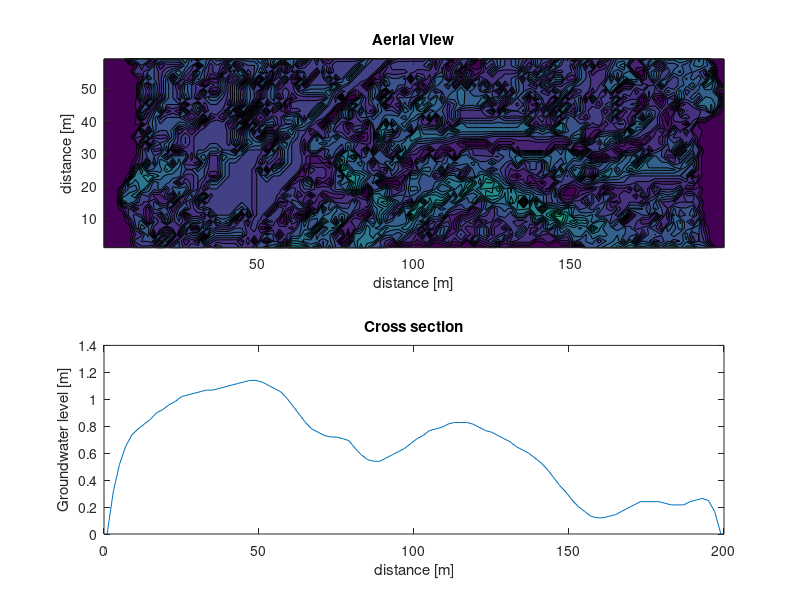

The MATLAB source for this figure:
%Groundwater flow
% Based on Hooghoudt-situation
% 
%%%%%%%%%%%%% INITIALISATION %%%%%%%%%%%%%%%%%%%%%%%%%%%%%
clear 
% system discretisation 
PixX = 2;                                    % Pixel length in X-direction           [m]
PixY = 2;                                    % Pixel length in Y-direction           [m]
NPixX=100;                                      % Number of Pixels in X-direction        [-]
NPixY=30;                                       % Number of Pixels in Y-direction       [-]
x(1:NPixX)=[0:PixX:(NPixX-1)*PixX]+PixX/2;      % x-grid                                [-]
y(1:NPixY)=[0:PixY:(NPixY-1)*PixY]+PixY/2;      % y-grid                                [-]
FieldLx = NPixX*PixX;                           % FieldLength in X-direction            [m]
FieldLy = NPixY*PixY;                           % FieldLength in Y-direction            [m]

% control constants
StartTime=0;                                    % Start time for simulation             [day]
EndTime=100;                                     % time at which simulation ends                 [day]
dt = 0.1;                                       % calculation time step                         [day] 

% system constants
DemClay = -1;                                   % Dem of Clay above reference level              [m]
K = 0.5;                                        % hydraulic Conductivity                         [m/day]
PorVol = 0.35;                                  % Pore Volume                                    [-]

% initialisation and boundary conditions
Time = StartTime;                               % Initialisation of time                        [day]
InitH=0.0;                                              % Initial hydraulic Head (H) value      [m]
H(1: NPixY,2: NPixX-1) = InitH;                         % field of H values                     [m]
H(1:NPixY,1) = 0;                               % height in drain = 0 level (left)              [m]
H(1:NPixY,NPixX) = 0;                           % height in drain = 0 level (right)             [m]
FlowY(1,1:NPixX) = 0; FlowY(NPixY+1,1:NPixX) = 0;           % bound.con. no flow in/out to Y-direction      [m3/day]
Prec(1: NPixY,1: NPixX) = 0.01;                         % field of Precipitation Rate           [m/day]

TotPrec = 0;
TotFlow = 0;
Balance = 0;
TotRunoff = 0;

% a = 'DEMPolder.txt';
% DEMPolder1 = fopen(a);
% DEMPolder = fscanf(DEMPolder1,'%f');
% fclose(DEMPolder1);

DEMPolder = importdata('DEMPolder.txt');



%%%%%%%%%%%% DYNAMIC LOOP %%%%%%%%%%%%%%%%%%%%%%%%%%

while Time <= EndTime

% calculate Flow in x-direction : Flow = -kD * dH/dt; (kD = k * average height of watercolumn * PixY)
KDX = K * (0.5*(H(:,1:NPixX-1) + H(:,2:(NPixX))) -DemClay) * PixY;                      %       [m3/day]
FlowX(:,2:NPixX) = -1 * KDX .* (H(:,2:(NPixX))-H(:,1:NPixX-1)) / PixX;          %       [m3/day]
 
% calculate Flow in y-direction: Flow = -kD * dH/dt; (kD = k * average height of watercolumn * PixX)
KDY = K * (0.5*(H(1:(NPixY-1),:) + H(2:(NPixY),:)) -DemClay) * PixX;
FlowY(2:NPixY,:) = -1 * KDY .* (H(2:(NPixY),:)-H(1:(NPixY-1),:)) / PixY;

% calculate net flow and precipitation rate in Volume per Pixel;
NetFlow(1:NPixY,2:NPixX-1) = FlowX(1:NPixY,2:NPixX-1) - FlowX(1:NPixY,3:NPixX) + ... 
                             FlowY(1:NPixY,2:NPixX-1) - FlowY(2:NPixY+1,2:NPixX-1);     %       [m3/day]
PrecVol = Prec * PixX * PixY;                                           %       [m3/day]

% calculate new H values by forward integration
H(1:NPixY,2:NPixX-1) = H(1:NPixY,2:NPixX-1) + ...
                                (PrecVol(1:NPixY,2:NPixX-1)+ NetFlow(1:NPixY,2:NPixX-1))* dt/ ...
                (PorVol*PixX*PixY);                                     %       [m]

TotPrec = TotPrec + 0.01 * PixX * PixY; 
TotFlow=TotFlow-sum(FlowX(:,2))*dt+sum(FlowX(:,NPixX))*dt;
Storage=(sum(sum(H-InitH)))*PixX*PixY*PorVol;
Balance = Balance + TotPrec - TotFlow;

Runoff=(H>DEMPolder).*(H-DEMPolder)*PorVol*PixX*PixY;   %  m3
H=H-Runoff/(PorVol*PixX*PixY);                          %  m

TotRunoff = TotRunoff + sum(sum(Runoff));           
Time = Time + dt;



% surf(H)
% drawnow

end
%%%%%%%%%%%% END DYNAMIC LOOP %%%%%%%%%%%%%%%%%%%%%%%%%%%
subplot(2,1,1); contourf(x,y,Runoff,20); title('Aerial View'); xlabel('distance [m]'); ylabel('distance [m]');
subplot(2,1,2); plot(x,H(3,:)); title('Cross section'); xlabel('distance [m]'); ylabel('Groundwater level [m]');

TotPrec = 0.01 * PixX * PixY * (NPixX-2) * (NPixY) * (EndTime-StartTime);
Storage = (sum(sum(H-InitH))) * PixX*PixY*PorVol;


